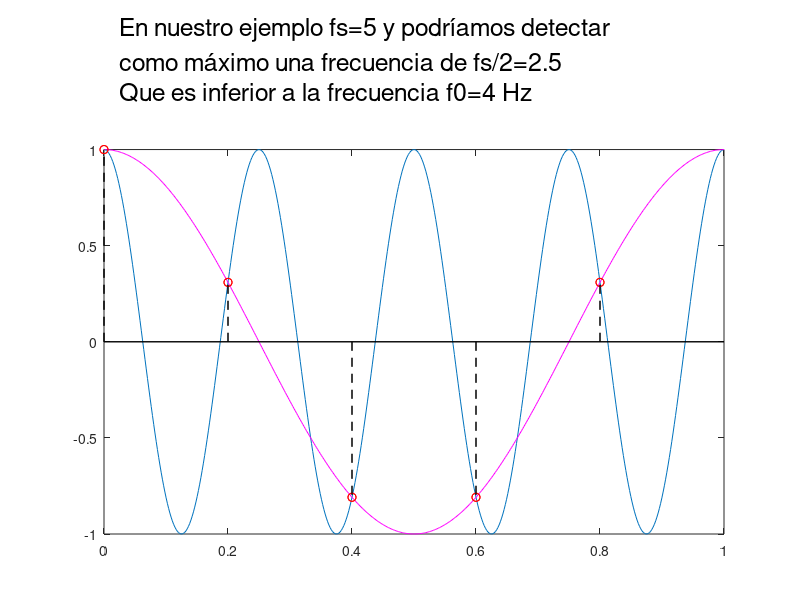

The MATLAB script that drew this image:

close all
scrsz = get(0,'ScreenSize');
fig=figure('Position',[1 scrsz(4) scrsz(3) scrsz(4)]);


ax1=subplot(5,1,1,'Visible','off');
ax2=subplot(5,1,[2 5]);



descr = {'Supongamos la señal y=sin(2*pi*f0*t) durante T=2s','de frecuencia f0, es decir, f0 ciclos por segundo',...
    'por ejemplo f0=3Hz serían 3 ciclos por segundo y un periodo 1/3'};

axes(ax1); % sets ax1 to current axes

set(gca,'DefaulttextFontSize',18);
txt=text(.025,0.8,descr);


axes(ax2);




T=2;


f0=3;
t=linspace(0,T,500);
plot(t,sin(2*pi*f0*t))
pause
clc
descr = {'La frecuencia de muestreo fs indica cada cuanto tomamos una señal',
    'Por ejemplo fs=8 indica que tomamos 8 muestras cada segundo',
    'o equivalentemente, cada ts=1/fs=1/8'};
set(txt,'String',descr);

fs=8;
N=T*fs;
ts=0:1/fs:T-1/fs;


hold on
ys=sin(2*pi*f0*ts);
plot(ts,ys,'ro')
plot([0 T],[0 0],'k')
for i=1:length(ts)
    plot([ts(i) ts(i)],[0 ys(i)],'k--')
end



pause;
set(txt,'String',sprintf('Así, para T=%5.2f s tenemos %5.2f * %d = %5.2f muestras',T,T,fs,N));
pause


set(txt,'String','Calculamos ahora los coeficientes de Fourier para esa muestra');

cla()
b=fft(ys);



% plot(abs(b),'ro');
% hold on;
% for i=1:length(b)
%     plot([i i],[0 abs(b(i))],'k')
% end
% 
% pause
% clc
% cla()
% disp('Dibujamos ahora las frecuencias reordenadas');
% disp('Hay que tener cuidado pues hay que dividir por T las frecuencias');

c=fftshift(b)/N;

if mod(N,2)==1
    freq=-(N-1)/2:(N-1)/2;
else
    freq=-N/2:N/2-1;
end
freq=freq/T;


plot(freq,abs(c),'ro');
hold on;
for i=1:length(b)
    plot([freq(i) freq(i)],[0 abs(c(i))],'k')
end

%axis([min(freq)-0.1,max(freq)+0.1,0,max(abs(c))+0.1]);
pause
%axis auto
clc
cla()

%%%%%%%%%%%%%%%%%%%%%%%%%%%%%%%%%%%%%%%%%%%%%%%%%%%%%%%%%%%%%%%%%%%%%%%%%%%


desc = {'Supongamos la señal y=2*sin(2*pi*f0*t) durante T=3s',...
 'de frecuencia f0, es decir, f0 ciclos por segundo',...
'por ejemplo f0=4Hz serían 4 ciclos por segundo y un periodo 1/4'};
set(txt,'String',desc);


T=3;

f0=4;

t=linspace(0,T,500);
plot(t,2*sin(2*pi*f0*t))



pause

desc={'La frecuencia de muestreo fs indica cada cuanto tomamos una señal',...
    'Por ejemplo fs=10 indica que tomamos 10 muestras cada segundo',...
    'o equivalentemente, cada ts=1/fs=1/10'};
set(txt,'String',desc);



fs=10;
N=T*fs;
ts=0:1/fs:T-1/fs;

hold on
ys=2*sin(2*pi*f0*ts);
plot(ts,ys,'ro')
plot([0 T],[0 0],'k')
for i=1:length(ts)
    plot([ts(i) ts(i)],[0 ys(i)],'k--')
end



pause
set(txt,'String',sprintf('Así, para T=%5.2f s tenemos %5.2f * %d = %5.2f muestras',T,T,fs,N));
pause
clc

set(txt,'String','Calculamos ahora los coeficientes de Fourier para esa muestra');

cla()
b=fft(ys);


c=fftshift(b)/N;

if mod(N,2)==1
    freq=-(N-1)/2:(N-1)/2;
else
    freq=-N/2:N/2-1;
end
freq=freq/T;


plot(freq,abs(c),'ro');
hold on;
for i=1:length(b)
    plot([freq(i) freq(i)],[0 abs(c(i))],'k')
end

pause

cla()
%%%%%%%%%%%%%%%%%%%%%%%%%%%%%%%%%%%%%%%%%%%%%%%%%%%%%%%%%%%%%%%%%%%%%%%

set(txt,'String','¿Qué ocurre si el tiempo de muestreo es ahora T=3.2s')

T=3.2;
f0=4;
t=linspace(0,T,500);
plot(t,2*sin(2*pi*f0*t))
pause
clc

fs=10;
ts=0:1/fs:T-1/fs;
hold on
ys=2*sin(2*pi*f0*ts);
plot(ts,ys,'ro')
plot([0 T],[0 0],'k')
for i=1:length(ts)
    plot([ts(i) ts(i)],[0 ys(i)],'k--')
end



N=fs*T;
set(txt,'String',{'En este caso no se obtiene un número entero de ciclos de la señal',...
    sprintf('Ya que f0*T=%5.2f ciclos',f0*T)})
pause
clc

set(txt,'String','Calculamos ahora los coeficientes de Fourier para esa muestra');

cla()
b=fft(ys);



% plot(abs(b),'ro');
% hold on;
% for i=1:length(b)
%     plot([i i],[0 abs(b(i))],'k')
% end
% 
% pause
% clc
% cla()
% disp('dibujamos ahora las frecuencias reordenadas');
% disp('Hay que tener cuidado pues hay que dividir por T las frecuencias');

c=fftshift(b)/N;

if mod(N,2)==1
    freq=-(N-1)/2:(N-1)/2;
else
    freq=-N/2:N/2-1;
end

freq=freq/T;


plot(freq,abs(c),'ro');
hold on;
for i=1:length(b)
    plot([freq(i) freq(i)],[0 abs(c(i))],'k')
end
pause
set(txt,'String','Este efecto se conoce como leakage')
pause
clc
cla()

%%%%%%%%%%%%%%%%%%%%%%%%%%%%%%%%%%%%%%%%%%%%%%%%%%%%%%%%%%%%%%%%%%%%%%%%

desc={'Consideremos ahora la señal y=cos(2*pi*f0*t)',...
'con f0=4 Hz y que muestreamos con fs=5 durante T=1 s'};
set(txt,'String',desc);

T=1;
f0=4;
t=linspace(0,T,500);
plot(t,cos(2*pi*f0*t))
pause
clc


fs=5;
ts=0:1/fs:T-1/fs;
hold on
ys=cos(2*pi*f0*ts);
plot(ts,ys,'ro')
plot([0 T],[0 0],'k')
for i=1:length(ts)
    plot([ts(i) ts(i)],[0 ys(i)],'k--')
end



N=fs*T;
desc={sprintf('Así, para T=%5.2f s tenemos %5.2f * %d = %5.2f muestras',T,T,fs,N),...
'En este caso no se obtiene un número entero de ciclos de la señal'};
set(txt,'String',desc);
pause
clc

set(txt,'String','Calculamos ahora los coeficientes de Fourier para esa muestra');

cla()
b=fft(ys);



% plot(abs(b),'ro');
% hold on;
% for i=1:length(b)
%     plot([i i],[0 abs(b(i))],'k')
% end
% 
% pause
% clc
% cla()
% disp('dibujamos ahora las frecuencias reordenadas');
% disp('Hay que tener cuidado pues hay que dividir por T las frecuencias');

c=fftshift(b)/N;

if mod(N,2)==1
    freq=-(N-1)/2:(N-1)/2;
else
    freq=-N/2:N/2-1;
end

freq=freq/T;


plot(freq,abs(c),'ro');
hold on;
for i=1:length(b)
    plot([freq(i) freq(i)],[0 abs(c(i))],'k')
end

pause
set(txt,'String','Estamos obteniendo una frecuencia incorrecta. ¿Por qué?')
pause
clc
cla

set(txt,'String',{'Porque la frecuencia de muestreo no ha sido la adecuada',...
'Si muestreamos ahora y=cos(2*pi*t) con la misma frecuencia de muestreo'})

plot(t,cos(2*pi*f0*t))
hold on
plot(t,cos(2*pi*t),'m')

ys=cos(2*pi*f0*ts);
plot(ts,ys,'ro')
plot([0 T],[0 0],'k')
for i=1:length(ts)
    plot([ts(i) ts(i)],[0 ys(i)],'k--')
end

ys=cos(2*pi*ts);
plot(ts,ys,'ro')
plot([0 T],[0 0],'k')
for i=1:length(ts)
    plot([ts(i) ts(i)],[0 ys(i)],'k--')
end

pause
set(txt,'String','Este efecto se conoce como aliasing')
pause
clc


desc={'Para evitar este problema se usa un teorema muy importante',...
'en teoría de la señal que se llama teorema del muestreo: ',...
'La frecuencia máxima que se puede detectar en una señal',...
'con una frecuencia de muestreo fs sería fs/2'};
set(txt,'String',desc);
pause


desc={'En nuestro ejemplo fs=5 y podríamos detectar',...
'como máximo una frecuencia de fs/2=2.5',...
'Que es inferior a la frecuencia f0=4 Hz'};
set(txt,'String',desc);




